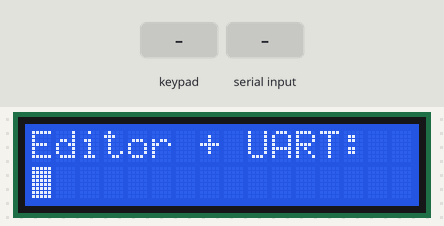
The sketch below on a simulated Arduino Uno, built with avr-gcc and run on an emulated ATmega328P. Shown: 16×2 character LCD. Inputs (shaded band) come from the test bench. What the sketch prints to the serial monitor is not drawn.

Above: at 8.5 s.
8.6 s: keypad keys 1 2 * pressed 0.4 s apart
At 10.4 s:
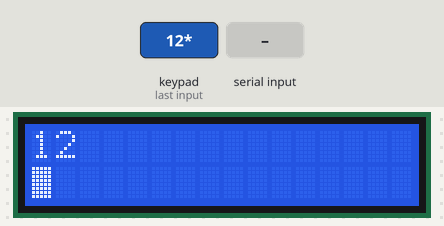
11.3 s: "#" received over Serial
At 11.6 s:
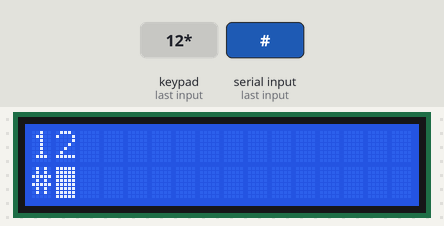
12.8 s: "A" received over Serial
At 14.0 s:
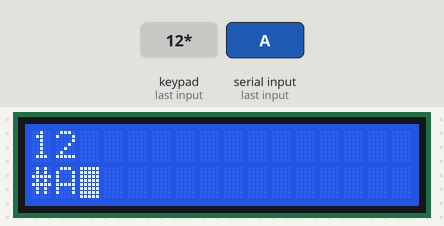
14.3 s: "B" received over Serial
At 15.3 s:
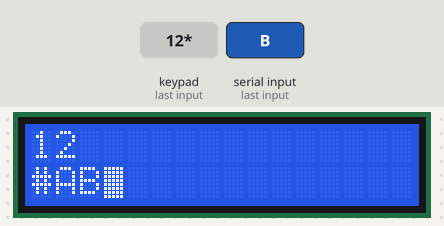
15.8 s: "C" received over Serial
At 16.6 s:
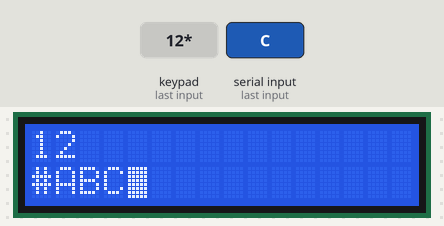
17.3 s: "D" received over Serial
At 18.6 s:
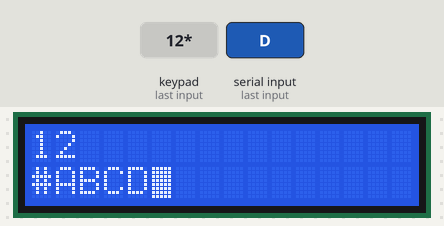
Timing chart, 0 to 19.8 s (numbered marks = the images above; inputs shaded):
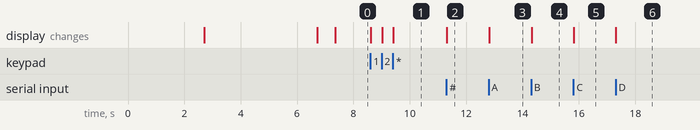

The sketch:

text-editor-uart-terminal.ino
```cpp
// Exercício: Editor de texto e Interface Serial Terminal UART
// Aluno: Gustavo de Souza Silveira - 21/09/2020 - Atualizado
// Prof. Sergio Moribe - UTFPR-CT

#include <LiquidCrystal.h>
#include <Keypad.h>

//Define os pinos do Display LCD no Arduino
const int rs = 14, en = 15, d4 = 16, d5 = 17, d6 = 18, d7 = 19;

//Instancia objeto lcd
LiquidCrystal lcd(rs, en, d4, d5, d6, d7); //lcd em 4 bits

//Define pinos das Linhas e Colunas do Teclado 4x4
byte pLinhas[]  = {9,8,7,6};
byte pColunas[] = {5,4,3,2};
//Define mapa de caracteres que corresponde cada tecla
char teclas[4][4] = {{'1',' 2','3','A'},
                     {'4','5','6','B'},
                     {'7','8','9','C'},
                     {'*','0','#','D'}};

//Instancia objeto teclado
Keypad teclado = Keypad( makeKeymap(teclas), pLinhas, pColunas, 4, 4);

// quantidade de linhas e colunas do LCD
const int linhasLCD = 2, colunasLCD = 16;

// teclas digitadas em memoria
String textoDigitado = "";

// texto inicial do editor de texto
const String textoInicial = "Editor + UART:  ";

// linha vazia para limpar o LCD
const String linhaVazia   = "                ";

// Textos definidos
String textos[4] = { " Projeto de Ensino UTFPR",
                      " Exemplo de terminal Serial",
                      " Sistemas de Telecomunicacoes",
                      " Departamento Academico de Eletronica"
                    };

// Dados digitados pelo monitor serial
char buffer[16];

void quebraLinha()
{
  lcd.setCursor(0,0); //Posiciona cursor na 1a linha
  lcd.print(linhaVazia); // limpa 1a linha
  lcd.setCursor(0,0); //Posiciona cursor na 1a linha
  lcd.print(textoDigitado); // copiando conteudo para primeira linha
  lcd.setCursor(0,1); //Posiciona cursor na 2a linha
  lcd.print(linhaVazia);
  lcd.setCursor(0,1); //Posiciona cursor na 2a linha
  textoDigitado = "";
  Serial.println(""); // Quebra linha no monitor serial
}

void reiniciaEditor()
{
  // Comandos do LCD
  lcd.setCursor(0,0); //Posiciona cursor na 1a linha
  lcd.print(textoInicial); //Escreve string no LCD
  //Limpa 2a linha e reposiciona no inicio dela
  lcd.setCursor(0,1); //Posiciona cursor na 2a linha
  lcd.print(linhaVazia);
  lcd.setCursor(0,1); //Posiciona cursor na 2a linha

  // Comandos do monitor serial
  for(int i = 0; i < 100; i++){
  Serial.println("");
  }
  Serial.println(textoInicial);
}

void setup()
{
  Serial.begin(2400);
  lcd.begin(colunasLCD, linhasLCD);
  reiniciaEditor();
  delay(2000);
  lcd.setCursor(0,0); //Posiciona cursor na 1a linha
  lcd.print("* Quebra linha  ");
  lcd.setCursor(0,1); //Posiciona cursor na 2a linha
  lcd.print("# Limpa editor  ");
  delay(4000);
  reiniciaEditor();
  lcd.blink(); //Pisca o cursor
}

void loop()
{
  //Verifica se alguma tecla foi pressionada
  char tecla_pressionada = teclado.getKey();

  Serial.setTimeout(10);
  int len = Serial.readBytes(buffer,16);

  if(len > 0) {
    lcd.write(buffer);  //Escreve a leitura do monitor no LCD
    Serial.print(buffer);
    textoDigitado = textoDigitado + buffer;
  }

  if (tecla_pressionada || len){ //Se tem tecla apertada
    if (isDigit(tecla_pressionada)){
      lcd.write(tecla_pressionada);  //Escreve Tecla no LCD
      Serial.print(tecla_pressionada); // Escreve Tecla no monitor serial
      textoDigitado = textoDigitado + tecla_pressionada;
    }

    // Teclas programadas
    if(tecla_pressionada == '#'){
		reiniciaEditor(); // reinicia o editor de texto
    }else if(tecla_pressionada == 'A'){
      Serial.println(textos[0]);
      quebraLinha();
    }else if(tecla_pressionada == 'B'){
      Serial.println(textos[1]);
      quebraLinha();
    }else if(tecla_pressionada == 'C'){
      Serial.println(textos[2]);
      quebraLinha();
    }else if(tecla_pressionada == 'D'){
      Serial.println(textos[3]);
      quebraLinha();
    }

    // quebra a linha ao fim ou pressionando *
    if( (textoDigitado.length() >= colunasLCD) || (tecla_pressionada == '*')) {
      quebraLinha();
    }
  }
  delay(10);
}
```

Measured:
- after the input at 8.6 s, the display: first changes at once (image 1 shows a later state)
- after the input at 11.3 s, the display: changes at once (image 2)
- after the input at 12.8 s, the display: changes at once (image 3)
- after the input at 14.3 s, the display: changes at once (image 4)
- after the input at 15.8 s, the display: changes at once (image 5)
- after the input at 17.3 s, the display: changes at once (image 6)
